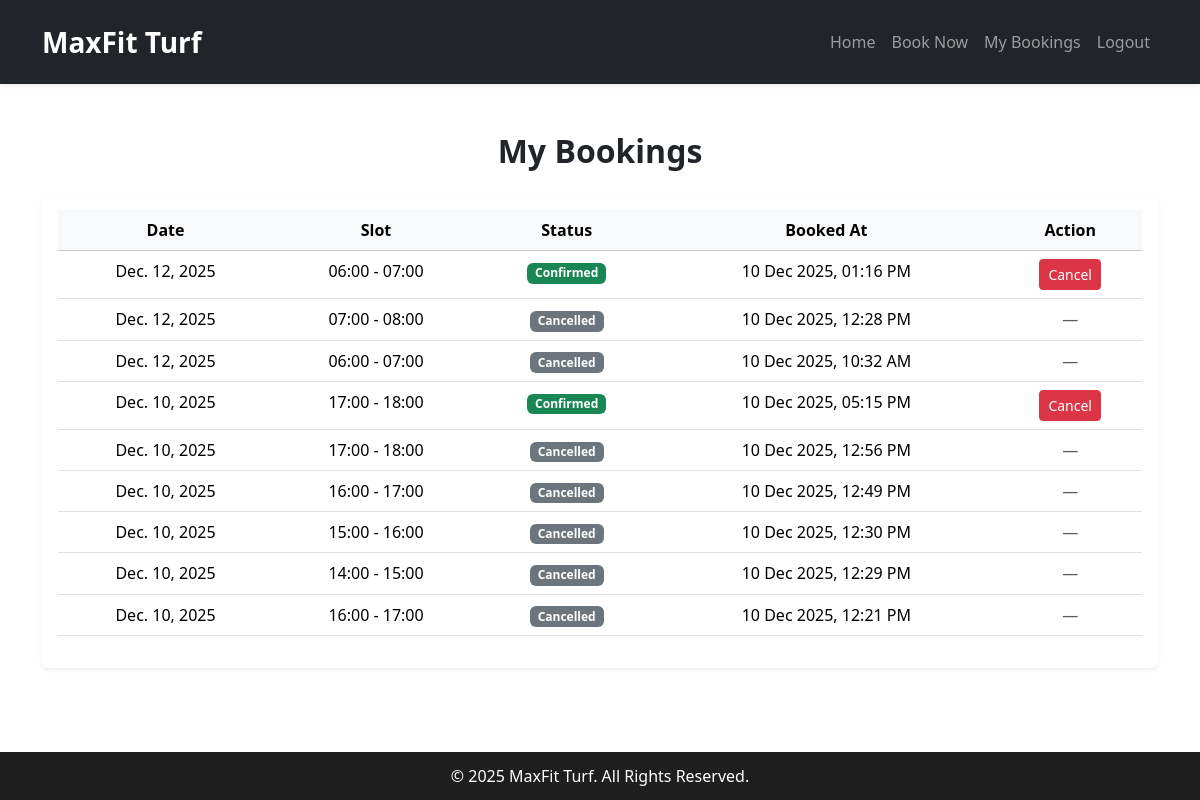
The page /my-bookings/ (signed in) on the database its author committed.
### booking/models.py (models this page shows, shortened)
class Booking(models.Model):
    STATUS_CHOICES = (
        ('CONFIRMED', 'Confirmed'),
        ('CANCELLED', 'Cancelled'),
    )
    user = models.ForeignKey(User, on_delete=models.CASCADE)
    date = models.DateField()
    timeslot = models.ForeignKey(TimeSlot, on_delete=models.CASCADE)
    created_at = models.DateTimeField(auto_now_add=True)
    status = models.CharField(max_length=10, choices=STATUS_CHOICES, default='CONFIRMED')

class TimeSlot(models.Model):
    start_time = models.TimeField()
    end_time = models.TimeField()
    def __str__(self):
        return f"{self.start_time.strftime('%H:%M')} - {self.end_time.strftime('%H:%M')}"

### booking/views.py (the view)
# urls.py: path('my-bookings/', views.my_bookings, name='my_bookings'),
@login_required
def my_bookings(request):
    bookings = Booking.objects.filter(user=request.user).order_by('-date', '-created_at')
    return render(request, 'booking/my_bookings.html', {"bookings": bookings})

### templates/booking/my_bookings.html
{% extends "booking/base.html" %}
{% block content %}
<div class="container py-5">
  <h2 class="text-center fw-bold mb-4">My Bookings</h2>
  <div class="card shadow-sm border-0">
    <div class="card-body">
      <table class="table table-hover text-center">
        <thead class="table-light">
          <tr>
            <th>Date</th>
            <th>Slot</th>
            <th>Status</th>
            <th>Booked At</th>
            <th>Action</th>
          </tr>
        </thead>
        <tbody>
          {% for b in bookings %}
          <tr>
            <td>{{ b.date }}</td>
            <td>{{ b.timeslot }}</td>
            <td>
              {% if b.status == 'CONFIRMED' %}
                <span class="badge bg-success">Confirmed</span>
              {% else %}
                <span class="badge bg-secondary">Cancelled</span>
              {% endif %}
            </td>
            <td>{{ b.created_at|date:"d M Y, h:i A" }}</td>
            <td>
              {% if b.status == 'CONFIRMED' %}
                <a href="{% url 'booking:cancel_booking' b.id %}"
                   class="btn btn-danger btn-sm">Cancel</a>
              {% else %}
                <span class="text-muted">—</span>
              {% endif %}
            </td>
          </tr>
          {% empty %}
          <tr>
            <td colspan="5" class="text-muted">No bookings yet.</td>
          </tr>
          {% endfor %}
        </tbody>
      </table>
    </div>
  </div>
</div>
{% endblock %}

### templates/booking/base.html (style rules this page uses)
body { min-height: 100vh; display: flex; flex-direction: column; }

### rows shown on the page
Booking: date "Dec. 12, 2025", timeslot "06:00 - 07:00", status "Confirmed", created_at "10 Dec 2025, 01:16 PM"
Booking: date "Dec. 12, 2025", timeslot "07:00 - 08:00", status "Cancelled", created_at "10 Dec 2025, 12:28 PM"
Booking: date "Dec. 12, 2025", timeslot "06:00 - 07:00", status "Cancelled", created_at "10 Dec 2025, 10:32 AM"
Booking: date "Dec. 10, 2025", timeslot "17:00 - 18:00", status "Confirmed", created_at "10 Dec 2025, 05:15 PM"
Booking: date "Dec. 10, 2025", timeslot "17:00 - 18:00", status "Cancelled", created_at "10 Dec 2025, 12:56 PM"
Booking: date "Dec. 10, 2025", timeslot "16:00 - 17:00", status "Cancelled", created_at "10 Dec 2025, 12:49 PM"
Booking: date "Dec. 10, 2025", timeslot "15:00 - 16:00", status "Cancelled", created_at "10 Dec 2025, 12:30 PM"
Booking: date "Dec. 10, 2025", timeslot "14:00 - 15:00", status "Cancelled", created_at "10 Dec 2025, 12:29 PM"
Booking: date "Dec. 10, 2025", timeslot "16:00 - 17:00", status "Cancelled", created_at "10 Dec 2025, 12:21 PM"
